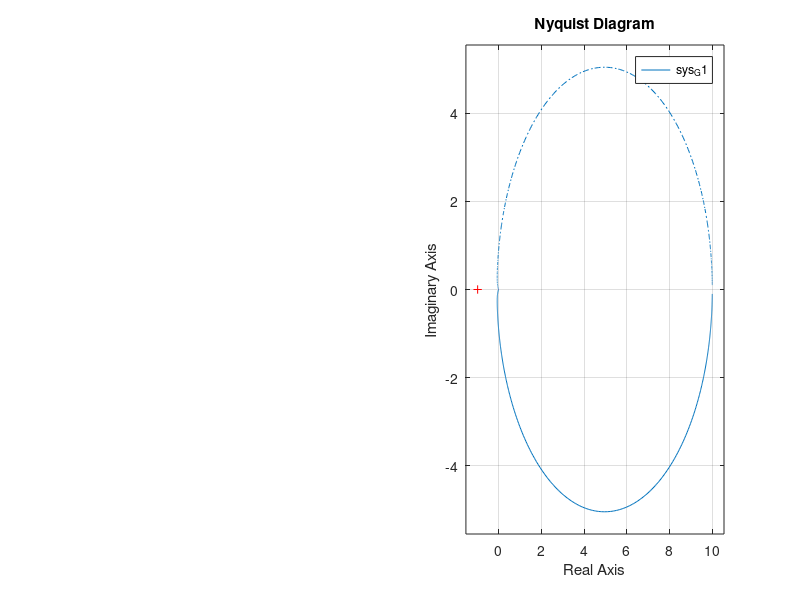
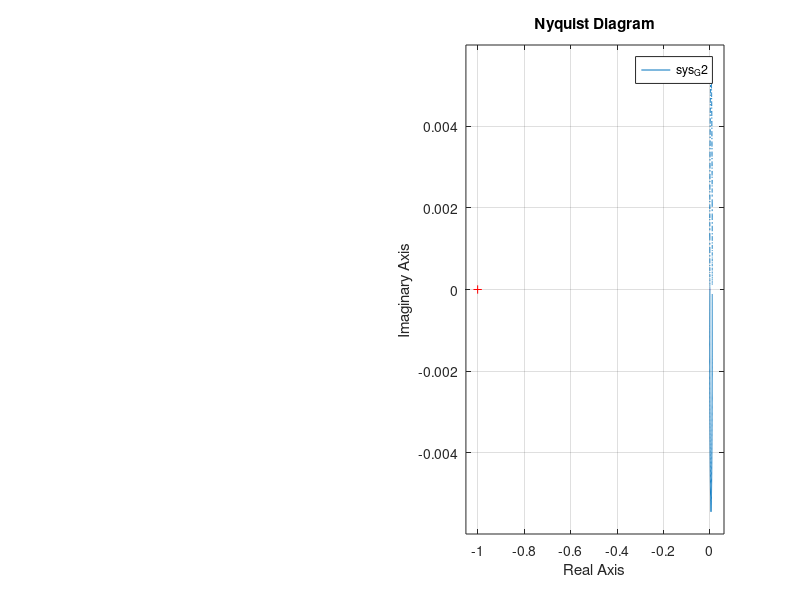
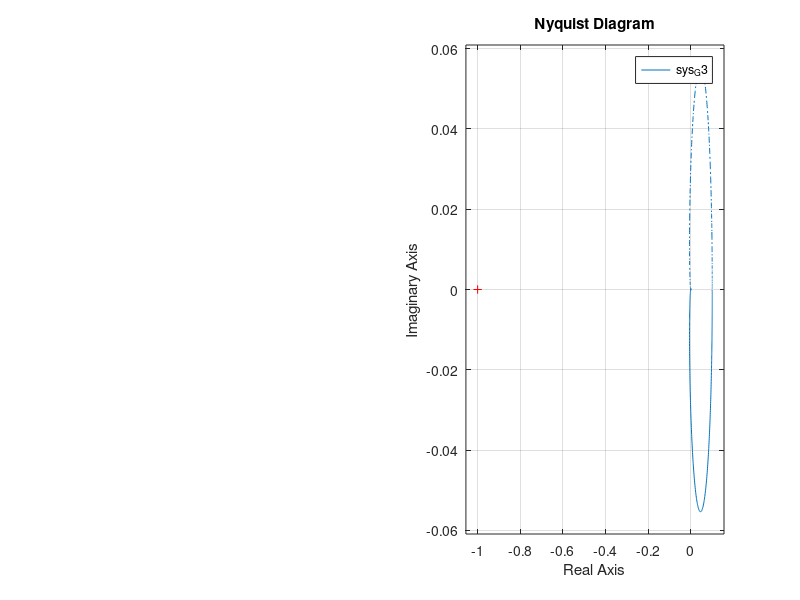

These figures' MATLAB source, in order:

%                           03/03/2022


%                           MOLARI STEFANO 727197

clear
close all
clc

% inserisco sistema G1

num_G1 = [10];
den_1_G1 = [1 1];
den_2_G1 = [1/100 1];
den_G1 = conv(den_1_G1,den_2_G1);

sys_G1= tf(num_G1,den_G1);


% inserisco sistema G2

num_G2 = [10];
den_1_G2 = [1 10];
den_2_G2 = [1 100];
den_G2 = conv(den_1_G2,den_2_G2);

sys_G2= tf(num_G2,den_G2);

% inserisco sistema G3

sys_G3= sys_G1*sys_G2;

% calcolo poli, zeri e guadagno di G1,G2,G3

[z1,p1,k1]=zpkdata(sys_G1,'v')
[z2,p2,k2]=zpkdata(sys_G2,'v')
[z3,p3,k3]=zpkdata(sys_G3,'v')

% calcolo guadagno G1,G2,G3

guadagno_G1 = dcgain(sys_G1)
guadagno_G2 = dcgain(sys_G2)
guadagno_G3 = dcgain(sys_G3)

%calcolo PM e GM di G1,G2,G3
[Gm1,Pm1,Wcg1,Wcp1] = margin(sys_G1)
[Gm2,Pm2,Wcg2,Wcp2] = margin(sys_G2)
[Gm3,Pm3,Wcg3,Wcp3] = margin(sys_G3)

% traccio i diagrammi di Bode(reale) e di Nyquist di G1,G2,G3
figure(1)
subplot(1,2,1)
bode(sys_G1)
subplot(1,2,2)
nyquist(sys_G1)

figure(2)
subplot(1,2,1)
bode(sys_G2)
subplot(1,2,2)
nyquist(sys_G2)

figure(3)
subplot(1,2,1)
bode(sys_G3)
subplot(1,2,2)
nyquist(sys_G3)

%--------------------------------------------------------------------------

% 1. Indicare quali dei sistemi aventi le seguenti caratteristiche 
% sono stabili in ANELLO APERTO:
% 1. Poli in (-1,-2) e PM=10°      -    STABILE 
% 2. Poli in (-1,-2) e PM=-10°     -    STABILE, ( non mi interessa PM)
% 3. Poli in (-1,1) e PM=90°       -    INSTABILE, ha polo >0

%--------------------------------------------------------------------------

% 2. Indicare quali dei sistemi aventi le seguenti caratteristiche 
% sono stabili in anello chiuso:
% 1. Poli in (-1,-2) e PM=10°       -   STABILE
% 2. Poli in (-1,-2) e PM=-10°      -   INSTABILE, PM<0
% 3. Poli in (-1,1) e PM=90°        -   NON POSSO APPLICARE BODE, NON SO
                                     %  PERCHE' NON è UN SISTEMA STABILE 
                                     %  IN ANELLO AAPERTO

